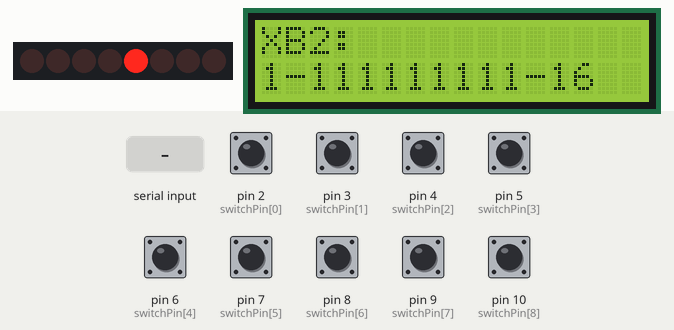
This sketch was run on a simulated Arduino Uno, built with avr-gcc and run on an emulated ATmega328P. On the bench: 8 shift-register outputs drawn as a row of LEDs (first output left, lit = HIGH), 16×2 character LCD. Wiring (inferred from the names in the program): shift register (74HC595): data pin 11; shift clock pin 12; latch pin 13. Wiring (inferred from the signals the program sends): row of LEDs: on Q0, Q1, Q2, Q3, Q4, Q5, Q6, Q7. Inputs (shaded band) come from the test bench; at power-on: pin 2 (switchPin[0]), pin 3 (switchPin[1]), pin 4 (switchPin[2]), pin 5 (switchPin[3]), pin 6 (switchPin[4]), pin 7 (switchPin[5]), pin 8 (switchPin[6]), pin 9 (switchPin[7]), pin 10 (switchPin[8]) HIGH. What the sketch prints to the serial monitor is not drawn.

Above: at 1.2 s.
1.3 s: "X" received over Serial
At 1.47 s:
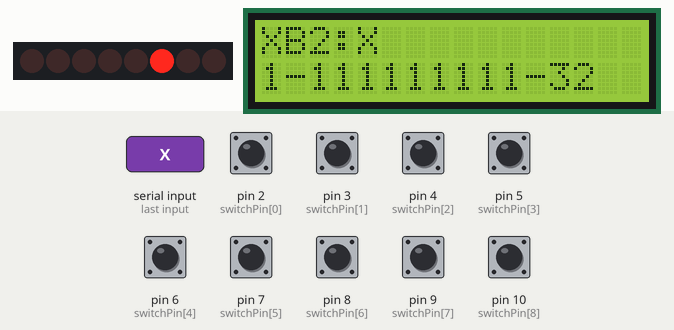
4.3 s: "X" received over Serial
At 4.54 s:
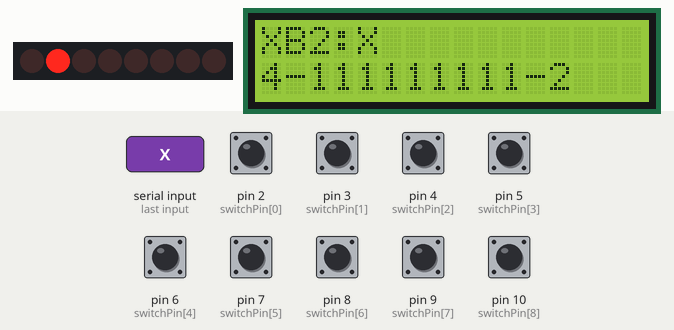
5.9 s: "X" received over Serial
At 6.08 s:
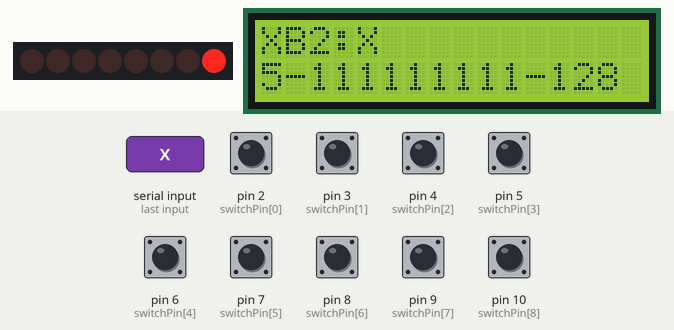
7.4 s: pin 2 (switchPin[0]) pulled LOW for 0.15 s
At 7.61 s:
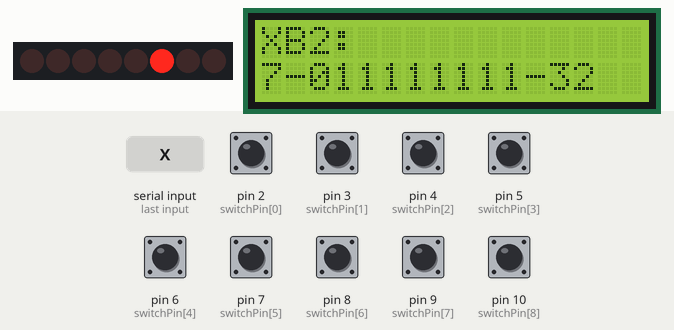
9.0 s: pin 3 (switchPin[1]) pulled LOW for 0.15 s
At 9.15 s:
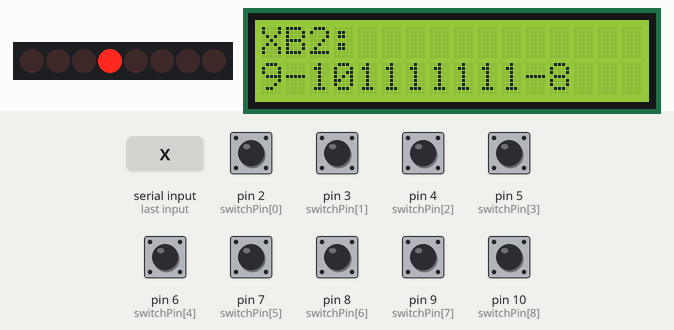
10.6 s: "X" received over Serial
At 10.94 s:
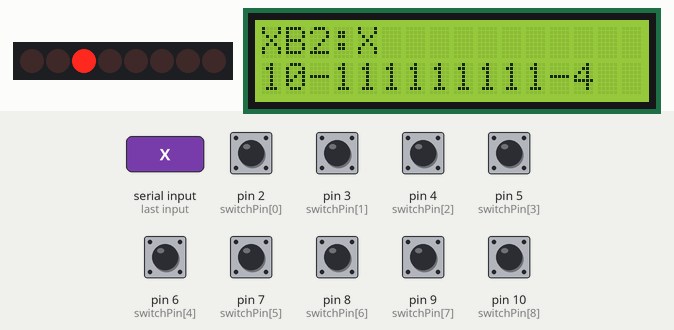
Timing chart, 0 to 13.3 s (numbered marks = the images above; inputs shaded):
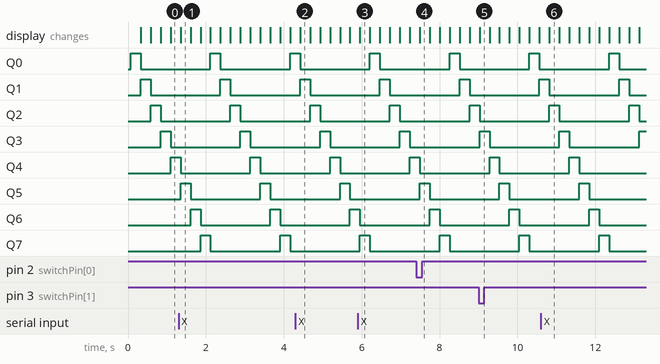

The sketch:

SystemTestControl.ino
```cpp
#include "Wire.h"
#include "LiquidCrystal.h"
LiquidCrystal lcd(0);

//Pin connected to ST_CP of 74HC595
int latchPin = 13;
//Pin connected to SH_CP of 74HC595
int clockPin = 12;
////Pin connected to DS of 74HC595
int dataPin = 11;

#define NUM_SWITCHES 9
int switchPin[NUM_SWITCHES] = {2,3,4,5,6,7,8,9,10};


void setup() {
  Serial.begin(9600);

  //set pins to output so you can control the shift register
  pinMode(latchPin, OUTPUT);
  pinMode(clockPin, OUTPUT);
  pinMode(dataPin, OUTPUT);

  for (int i = 0; i < NUM_SWITCHES; i++) {
    pinMode(switchPin[i], INPUT_PULLUP);
  }

  digitalWrite(latchPin, LOW);

  lcd.begin(16, 2);
  lcd.setBacklight(HIGH);
  // Print a message to the LCD.
  lcd.print("Hello Gigsville!");
}

int delay_ms = 250;
int cycle = 0;
int mode = 1;

#define NUMLEDS 8

void sendLatch(void) {
  static int latch = LOW;

  latch = !latch;
  digitalWrite(latchPin, latch);
}

void shiftWrite(uint32_t value) {
  byte low;
  low = value & 0x00FF;

  shiftOut(dataPin, clockPin, MSBFIRST, low);

  sendLatch();
}

void loop() {
  byte low = 0;

  // set the cursor to column 0, line 1
  // (note: line 1 is the second row, since counting begins with 0):
  lcd.clear();
  lcd.setCursor(0, 1);
  // print the number of seconds since reset:
  lcd.print(millis()/1000 % 100);
  lcd.print("-");
  for (int i = 0; i < NUM_SWITCHES; i++) {
    lcd.print(digitalRead(switchPin[i]));
  }

//  digitalWrite(latchPin, LOW);
//  sendLatch();

  switch (mode) {
    case 0: {
      if (cycle % 2) {
        low = 0;
      } else {
        low = 0xFF;
      }
      break;
    }

    case 1: {
      // Cycle through the outputs
      int led = 1 << (cycle % NUMLEDS);
      low = led & 0x00FF;
      break;
    }

    case 2: {
      for (int val= 0; val < (1 << NUMLEDS); val++) {
        shiftWrite(val);
        delay(100);
      }
      return;
    }
  }

  lcd.print("-");
  lcd.print(low);
  lcd.print(" ");
  shiftOut(dataPin, clockPin, MSBFIRST, low);

  sendLatch();
  sendLatch();

//  Serial.print(low);
  lcd.setCursor(0, 0);
  lcd.print("XB2:");
  while (Serial.available()) {
    char value = Serial.read();

    Serial.print(value);
    if (value == 'X') Serial.println();
    lcd.print(value);
  }

  Serial.write("Control");
  Serial.write(cycle);
  Serial.write("X");

  delay(delay_ms);
  cycle++;
}
```

Measured:
- after the input at 1.3 s, the display: changes after 0.05 s (image 1)
- after the input at 4.3 s, the display: changes after 0.12 s (image 2)
- after the input at 5.9 s, the display: changes after 0.06 s (image 3)
- after the input at 10.6 s, the display: changes after 0.22 s (image 6)
